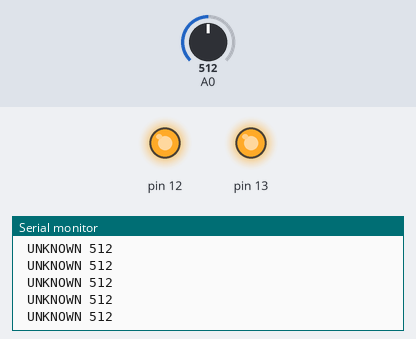
Bench run of a sketch on a simulated Arduino Uno, built with avr-gcc and run on an emulated ATmega328P. Parts: output pins drawn as LEDs (lit = HIGH), the last lines printed to the serial monitor. The inputs (shaded band) are chosen by the test bench; at power-on: A0 = 512.

Above: at 1.2 s.
1.3 s: A0 set to 250
At 1.41 s:
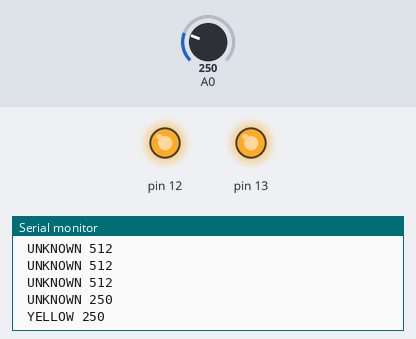
3.3 s: A0 set to 210
At 3.42 s:
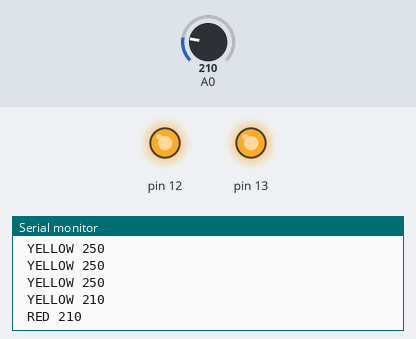

Measured:
- after the input at 1.3 s, the serial monitor: prints a new line at once (image 1)
- after the input at 3.3 s, the serial monitor: prints a new line at once (image 2)

The sketch:

color_sensor.ino
```cpp
void setup() {
  Serial.begin(9600);
  Serial.println("RUNNING!");
  pinMode(12, OUTPUT);
  pinMode(13, OUTPUT);
  pinMode(A0, INPUT);

  digitalWrite(12, HIGH);
  digitalWrite(13, HIGH);
}


// 180 - 220 for RED
// 130 - 180 for BLUE
// 220 - 260 for YELLOW
// Below 130 for BLACK


// 930 RED, 970 BLUE, 950 YELLOW

void loop() {
  // put your main code here, to run repeatedly:
  int val = analogRead(A0);
  Serial.println(val);
  delay(100);

  if (val < 130) {
    Serial.print(" BLACK ");
  }
  else if (val < 180) {
    Serial.print(" BlUE ");
  }
  else if (val < 220) {
    Serial.print(" RED ");
  }
  else if (val < 260) {
    Serial.print(" YELLOW ");
  }
  else {
    Serial.print(" UNKNOWN ");
  }

}
```
